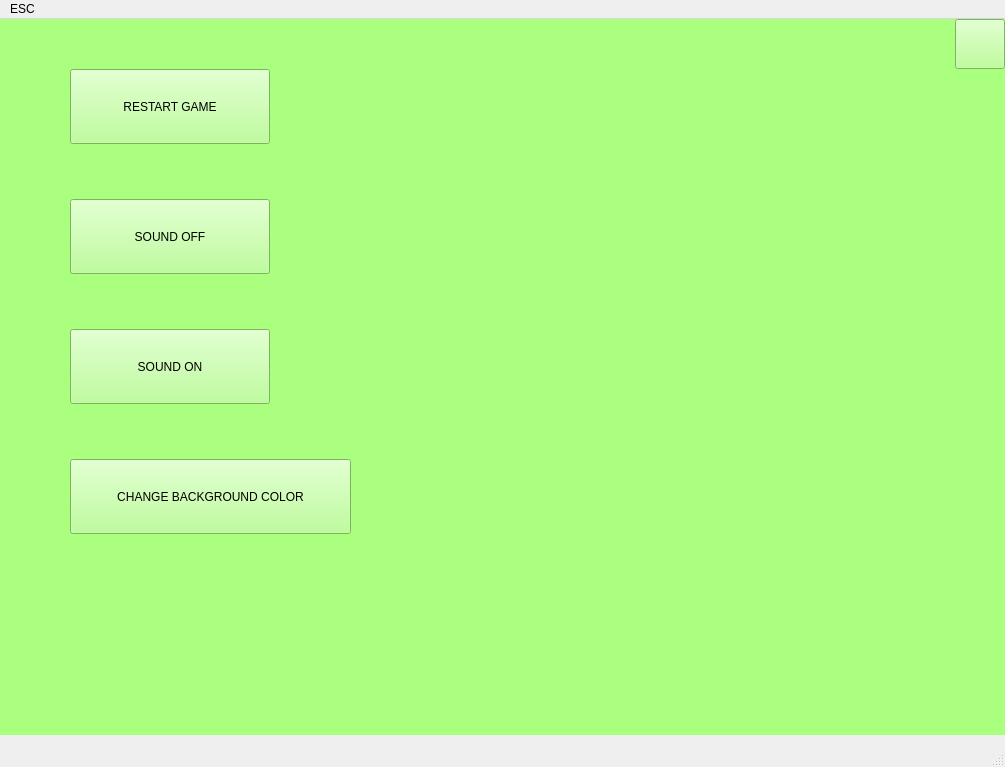
<?xml version="1.0" encoding="UTF-8"?>
<ui version="4.0">
 <class>MainWindow</class>
 <widget class="QMainWindow" name="MainWindow">
  <property name="geometry">
   <rect>
    <x>0</x>
    <y>0</y>
    <width>1005</width>
    <height>767</height>
   </rect>
  </property>
  <property name="windowTitle">
   <string>MainWindow</string>
  </property>
  <widget class="QWidget" name="centralwidget">
   <property name="autoFillBackground">
    <bool>false</bool>
   </property>
   <widget class="QPushButton" name="pushButton">
    <property name="geometry">
     <rect>
      <x>350</x>
      <y>200</y>
      <width>300</width>
      <height>300</height>
     </rect>
    </property>
    <property name="cursor">
     <cursorShape>OpenHandCursor</cursorShape>
    </property>
    <property name="text">
     <string/>
    </property>
    <property name="icon">
     <iconset>
      <normaloff>C:/Users/User/Pictures/gold-coin-icon-512x512-ehq45y6s.png</normaloff>C:/Users/User/Pictures/gold-coin-icon-512x512-ehq45y6s.png</iconset>
    </property>
    <property name="iconSize">
     <size>
      <width>300</width>
      <height>300</height>
     </size>
    </property>
   </widget>
   <widget class="QLabel" name="text">
    <property name="geometry">
     <rect>
      <x>20</x>
      <y>40</y>
      <width>81</width>
      <height>61</height>
     </rect>
    </property>
    <property name="text">
     <string>&lt;html&gt;&lt;head/&gt;&lt;body&gt;&lt;p&gt;&lt;span style=&quot; font-size:14pt;&quot;&gt;Score:&lt;/span&gt;&lt;/p&gt;&lt;/body&gt;&lt;/html&gt;</string>
    </property>
   </widget>
   <widget class="QLabel" name="score">
    <property name="geometry">
     <rect>
      <x>120</x>
      <y>40</y>
      <width>441</width>
      <height>61</height>
     </rect>
    </property>
    <property name="text">
     <string>&lt;html&gt;&lt;head/&gt;&lt;body&gt;&lt;p&gt;&lt;br/&gt;&lt;/p&gt;&lt;/body&gt;&lt;/html&gt;</string>
    </property>
   </widget>
   <widget class="QLabel" name="warning">
    <property name="geometry">
     <rect>
      <x>240</x>
      <y>510</y>
      <width>561</width>
      <height>41</height>
     </rect>
    </property>
    <property name="text">
     <string/>
    </property>
   </widget>
   <widget class="QLabel" name="plus">
    <property name="geometry">
     <rect>
      <x>20</x>
      <y>270</y>
      <width>311</width>
      <height>41</height>
     </rect>
    </property>
    <property name="text">
     <string/>
    </property>
   </widget>
   <widget class="QPushButton" name="upgrade">
    <property name="geometry">
     <rect>
      <x>10</x>
      <y>560</y>
      <width>211</width>
      <height>81</height>
     </rect>
    </property>
    <property name="cursor">
     <cursorShape>OpenHandCursor</cursorShape>
    </property>
    <property name="text">
     <string>click improvement</string>
    </property>
   </widget>
   <widget class="QLabel" name="t1">
    <property name="geometry">
     <rect>
      <x>10</x>
      <y>660</y>
      <width>71</width>
      <height>41</height>
     </rect>
    </property>
    <property name="text">
     <string>&lt;html&gt;&lt;head/&gt;&lt;body&gt;&lt;p&gt;&lt;span style=&quot; font-size:14pt;&quot;&gt;Price:&lt;/span&gt;&lt;/p&gt;&lt;/body&gt;&lt;/html&gt;</string>
    </property>
   </widget>
   <widget class="QLabel" name="pr1">
    <property name="geometry">
     <rect>
      <x>110</x>
      <y>660</y>
      <width>161</width>
      <height>41</height>
     </rect>
    </property>
    <property name="text">
     <string/>
    </property>
   </widget>
   <widget class="QPushButton" name="upgrade2">
    <property name="geometry">
     <rect>
      <x>360</x>
      <y>560</y>
      <width>221</width>
      <height>81</height>
     </rect>
    </property>
    <property name="cursor">
     <cursorShape>OpenHandCursor</cursorShape>
    </property>
    <property name="text">
     <string>autoclicker</string>
    </property>
   </widget>
   <widget class="QPushButton" name="upgrade3">
    <property name="geometry">
     <rect>
      <x>720</x>
      <y>560</y>
      <width>221</width>
      <height>81</height>
     </rect>
    </property>
    <property name="cursor">
     <cursorShape>OpenHandCursor</cursorShape>
    </property>
    <property name="text">
     <string>autoclicker improvement</string>
    </property>
   </widget>
   <widget class="QLabel" name="t2">
    <property name="geometry">
     <rect>
      <x>360</x>
      <y>660</y>
      <width>71</width>
      <height>41</height>
     </rect>
    </property>
    <property name="text">
     <string>&lt;html&gt;&lt;head/&gt;&lt;body&gt;&lt;p&gt;&lt;span style=&quot; font-size:14pt;&quot;&gt;Price:&lt;/span&gt;&lt;/p&gt;&lt;/body&gt;&lt;/html&gt;</string>
    </property>
   </widget>
   <widget class="QLabel" name="t3">
    <property name="geometry">
     <rect>
      <x>720</x>
      <y>660</y>
      <width>71</width>
      <height>41</height>
     </rect>
    </property>
    <property name="text">
     <string>&lt;html&gt;&lt;head/&gt;&lt;body&gt;&lt;p&gt;&lt;span style=&quot; font-size:14pt;&quot;&gt;Price:&lt;/span&gt;&lt;/p&gt;&lt;/body&gt;&lt;/html&gt;</string>
    </property>
   </widget>
   <widget class="QLabel" name="pr2">
    <property name="geometry">
     <rect>
      <x>450</x>
      <y>660</y>
      <width>161</width>
      <height>41</height>
     </rect>
    </property>
    <property name="text">
     <string/>
    </property>
   </widget>
   <widget class="QLabel" name="pr3">
    <property name="geometry">
     <rect>
      <x>820</x>
      <y>660</y>
      <width>161</width>
      <height>41</height>
     </rect>
    </property>
    <property name="text">
     <string/>
    </property>
   </widget>
   <widget class="QLabel" name="autoplus">
    <property name="geometry">
     <rect>
      <x>120</x>
      <y>100</y>
      <width>441</width>
      <height>61</height>
     </rect>
    </property>
    <property name="text">
     <string/>
    </property>
   </widget>
   <widget class="QPushButton" name="upgrade4">
    <property name="geometry">
     <rect>
      <x>720</x>
      <y>360</y>
      <width>221</width>
      <height>81</height>
     </rect>
    </property>
    <property name="cursor">
     <cursorShape>OpenHandCursor</cursorShape>
    </property>
    <property name="text">
     <string>x5 to clicks (10s)</string>
    </property>
   </widget>
   <widget class="QLabel" name="pr4">
    <property name="geometry">
     <rect>
      <x>820</x>
      <y>460</y>
      <width>161</width>
      <height>41</height>
     </rect>
    </property>
    <property name="text">
     <string/>
    </property>
   </widget>
   <widget class="QLabel" name="t4">
    <property name="geometry">
     <rect>
      <x>720</x>
      <y>460</y>
      <width>71</width>
      <height>41</height>
     </rect>
    </property>
    <property name="text">
     <string>&lt;html&gt;&lt;head/&gt;&lt;body&gt;&lt;p&gt;&lt;span style=&quot; font-size:14pt;&quot;&gt;Price:&lt;/span&gt;&lt;/p&gt;&lt;/body&gt;&lt;/html&gt;</string>
    </property>
   </widget>
   <widget class="QLabel" name="timeleft">
    <property name="geometry">
     <rect>
      <x>720</x>
      <y>500</y>
      <width>161</width>
      <height>41</height>
     </rect>
    </property>
    <property name="text">
     <string/>
    </property>
   </widget>
   <widget class="QPushButton" name="fire">
    <property name="enabled">
     <bool>true</bool>
    </property>
    <property name="geometry">
     <rect>
      <x>680</x>
      <y>210</y>
      <width>75</width>
      <height>75</height>
     </rect>
    </property>
    <property name="text">
     <string/>
    </property>
    <property name="icon">
     <iconset resource="resources.qrc">
      <normaloff>:/images/c5.png</normaloff>:/images/c5.png</iconset>
    </property>
    <property name="iconSize">
     <size>
      <width>75</width>
      <height>75</height>
     </size>
    </property>
    <property name="autoDefault">
     <bool>false</bool>
    </property>
    <property name="default">
     <bool>false</bool>
    </property>
    <property name="flat">
     <bool>false</bool>
    </property>
   </widget>
   <widget class="QLabel" name="scprcl">
    <property name="geometry">
     <rect>
      <x>10</x>
      <y>100</y>
      <width>101</width>
      <height>41</height>
     </rect>
    </property>
    <property name="text">
     <string/>
    </property>
   </widget>
   <widget class="QPushButton" name="settings">
    <property name="geometry">
     <rect>
      <x>720</x>
      <y>10</y>
      <width>221</width>
      <height>81</height>
     </rect>
    </property>
    <property name="cursor">
     <cursorShape>OpenHandCursor</cursorShape>
    </property>
    <property name="text">
     <string>SETTINGS</string>
    </property>
   </widget>
   <widget class="QWidget" name="widget" native="true">
    <property name="enabled">
     <bool>true</bool>
    </property>
    <property name="geometry">
     <rect>
      <x>0</x>
      <y>0</y>
      <width>1005</width>
      <height>716</height>
     </rect>
    </property>
    <property name="styleSheet">
     <string notr="true">background-color: rgb(170, 255, 127);</string>
    </property>
    <widget class="QPushButton" name="reset">
     <property name="geometry">
      <rect>
       <x>70</x>
       <y>50</y>
       <width>200</width>
       <height>75</height>
      </rect>
     </property>
     <property name="cursor">
      <cursorShape>OpenHandCursor</cursorShape>
     </property>
     <property name="text">
      <string>RESTART GAME</string>
     </property>
    </widget>
    <widget class="QPushButton" name="soundoff">
     <property name="geometry">
      <rect>
       <x>70</x>
       <y>180</y>
       <width>200</width>
       <height>75</height>
      </rect>
     </property>
     <property name="cursor">
      <cursorShape>OpenHandCursor</cursorShape>
     </property>
     <property name="text">
      <string>SOUND OFF</string>
     </property>
    </widget>
    <widget class="QPushButton" name="soundon">
     <property name="geometry">
      <rect>
       <x>70</x>
       <y>310</y>
       <width>200</width>
       <height>75</height>
      </rect>
     </property>
     <property name="cursor">
      <cursorShape>OpenHandCursor</cursorShape>
     </property>
     <property name="text">
      <string>SOUND ON</string>
     </property>
    </widget>
    <widget class="QPushButton" name="changebackgr">
     <property name="geometry">
      <rect>
       <x>70</x>
       <y>440</y>
       <width>281</width>
       <height>75</height>
      </rect>
     </property>
     <property name="cursor">
      <cursorShape>OpenHandCursor</cursorShape>
     </property>
     <property name="text">
      <string>CHANGE BACKGROUND COLOR</string>
     </property>
    </widget>
    <widget class="QPushButton" name="ex_sett">
     <property name="geometry">
      <rect>
       <x>955</x>
       <y>0</y>
       <width>50</width>
       <height>50</height>
      </rect>
     </property>
     <property name="cursor">
      <cursorShape>PointingHandCursor</cursorShape>
     </property>
     <property name="text">
      <string/>
     </property>
     <property name="icon">
      <iconset>
       <normaloff>C:/Users/User/Pictures/c6.png</normaloff>C:/Users/User/Pictures/c6.png</iconset>
     </property>
     <property name="iconSize">
      <size>
       <width>50</width>
       <height>50</height>
      </size>
     </property>
    </widget>
   </widget>
  </widget>
  <widget class="QMenuBar" name="menubar">
   <property name="geometry">
    <rect>
     <x>0</x>
     <y>0</y>
     <width>1005</width>
     <height>26</height>
    </rect>
   </property>
   <widget class="QMenu" name="menuESC">
    <property name="title">
     <string>ESC</string>
    </property>
    <addaction name="exit"/>
   </widget>
   <addaction name="menuESC"/>
  </widget>
  <widget class="QStatusBar" name="statusbar"/>
  <action name="exit">
   <property name="text">
    <string>Exit</string>
   </property>
  </action>
 </widget>
 <resources>
  <include location="resources.qrc"/>
 </resources>
 <connections/>
</ui>
